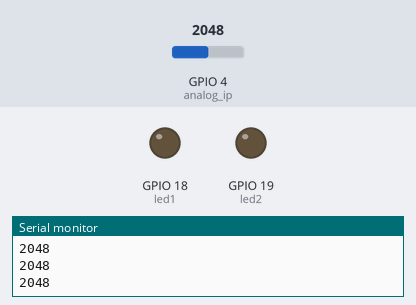
Recording of a sketch running on a simulated ESP32. On the bench: output pins drawn as LEDs (lit = HIGH), the last lines printed to the serial monitor. Inputs (shaded band) come from the test bench; at power-on: GPIO 4 (analog_ip) = 2048.

Above: at 1.2 s.
1.3 s: GPIO 4 (analog_ip) set to 1773
2.8 s: GPIO 4 (analog_ip) set to 1637
At 3.5 s:
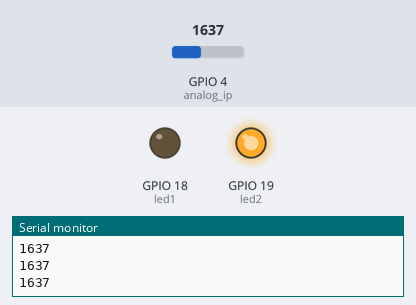
4.3 s: GPIO 4 (analog_ip) set to 523
5.8 s: GPIO 4 (analog_ip) set to 456
At 7.0 s:
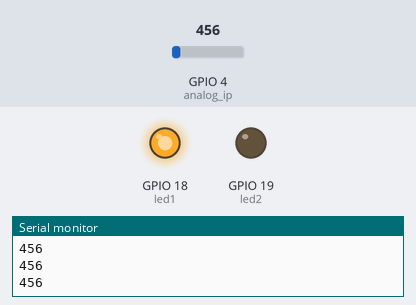
7.3 s: GPIO 4 (analog_ip) set to 1168
8.8 s: GPIO 4 (analog_ip) set to 1247
At 9.5 s:
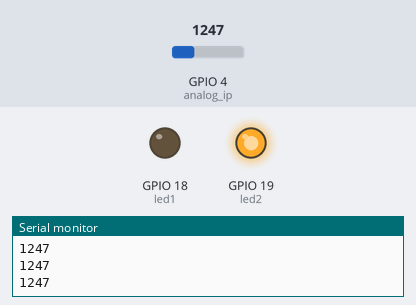
Timing chart, 0 to 11.3 s (numbered marks = the images above; inputs shaded):
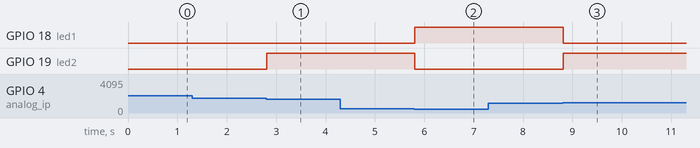

Measured:
- the behaviour switches between 1701 and 1700 on GPIO 4 (analog_ip) (found by bisection; images 0 and 1)
- the behaviour switches between 501 and 500 on GPIO 4 (analog_ip) (found by bisection; images 1 and 2)
- the behaviour switches between 1199 and 1200 on GPIO 4 (analog_ip) (found by bisection; images 2 and 3)
- after the input at 2.8 s, GPIO 19 (led2): LOW → HIGH at once
- after the input at 5.8 s, GPIO 18 (led1): LOW → HIGH at once; GPIO 19 (led2): HIGH → LOW at once
- after the input at 8.8 s, GPIO 18 (led1): HIGH → LOW at once; GPIO 19 (led2): LOW → HIGH at once

The sketch:

esp32_analog_sensor_led.ino
```cpp
const int analog_ip = 4;
const int led1 = 18;
const int led2 = 19;
int inputValue = 0;

void setup() {
  Serial.begin(115200);
  pinMode(led1, OUTPUT);
  pinMode(led2, OUTPUT);
}

void loop() {
  inputValue = analogRead(analog_ip);
Serial.println(inputValue);
  if (inputValue >= 0 && inputValue <= 500) {
    digitalWrite(led1, HIGH);
    digitalWrite(led2, LOW);
  }
  if (inputValue >= 501 && inputValue <= 119) {
    digitalWrite(led1, LOW);
    digitalWrite(led2, LOW);
  }
  if (inputValue >= 1200 && inputValue <= 1700) {
    digitalWrite(led1, LOW);
    digitalWrite(led2, HIGH);
  }

  delay(15);
}
```
